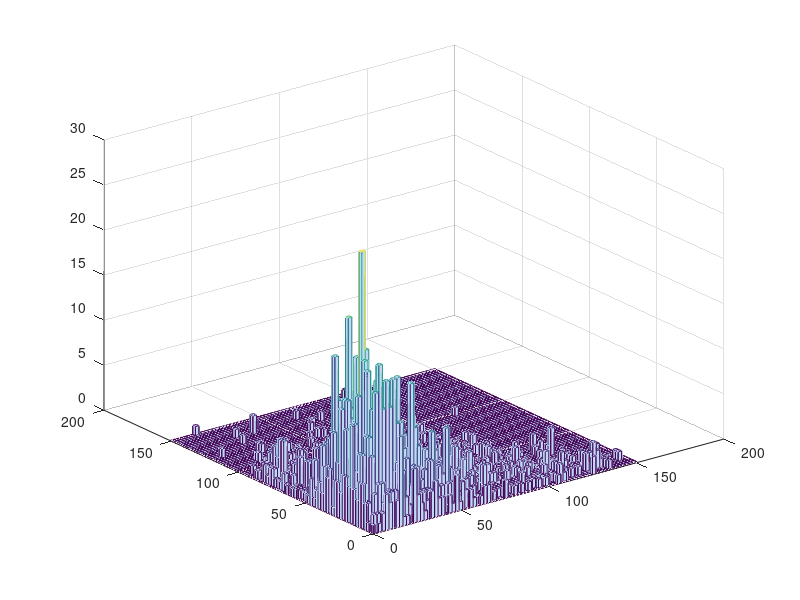

This figure's MATLAB source: (Note: this script raises an error after producing the figure.)
%% test 



% posi = [];
% nega = [];
% null = [];
% animal_list = {'m36n','m2p','m41o','m32q'};
% for ind =2:4% 2:4
%     animal = animal_list{ind};
%     load([animal '_List3']);
%     
%     directory = ['U:\Neural and Behavioural Data' '\marmoset\' animal];
%     %     directory = ['C:\Users\John\Documents\Marmoset\' animal];
%     indxList = find([UnitInfo.Info.Stimuli_Nb] ==12 &... %[UnitInfo.Info.Positive] == Positive &...
%         [UnitInfo.Info.Sync] == 1 &  ...
%         [UnitInfo.Info.Pre_stim_Duration] == 500 &...
%         [UnitInfo.Info.Post_stim_Duration] == 500 & [UnitInfo.Info.Significant_rate] ==1 );
%     % & [UnitInfo.Info.Stimuli_Nb] ==StimType &[UnitInfo.Info.Positive] == Positive &
%     
%     for n =  indxList
%         if UnitInfo.Info(n).pval<=0.05
%             posi = [posi UnitInfo.Info(n).Rho];
% %         elseif UnitInfo.Info(n).Positive == 1
% %             nega = [nega UnitInfo.Info(n).Rho];
%         else
%             null = [null UnitInfo.Info(n).Rho];
%         end
%     end
% end
% 
%     




%% Mutual information population
% load('SyncN_new.mat')
% SyncNH = round([sum(output.rates_stim{3},2) sum(output.rates_stim{4},2) sum(output.rates_stim{5},2)]);
% SyncNH = reshape(SyncNH,[],1)/1000;
% SyncNL = round([sum(output.rates_stim{8},2) sum(output.rates_stim{9},2) sum(output.rates_stim{10},2)]);
% SyncNL = reshape(SyncNL,[],1)/1000;
% SyncN = [SyncNH SyncNL];
% SyncN = reshape(SyncN,[],1);
% 
% load('SyncP_new.mat')
% SyncPH = round([sum(output.rates_stim{3},2) sum(output.rates_stim{4},2) sum(output.rates_stim{5},2)]);
% SyncPH = reshape(SyncPH,[],1)/1000;
% SyncPL = round([sum(output.rates_stim{8},2) sum(output.rates_stim{9},2) sum(output.rates_stim{10},2)]);
% SyncPL = reshape(SyncPL,[],1)/1000;
% SyncP = [SyncPH SyncPL];
% SyncP = reshape(SyncP,[],1);
% rangeP = max(SyncP);
% rangeN = max(SyncN);
% 
% pdN = zeros(1,rangeN+1); %0 to rangeN)
% pdNH = zeros(1,rangeN+1); %0 to rangeN)
% pdNL = zeros(1,rangeN+1); %0 to rangeN)
% for i = 1:rangeN+1
%     pdN(i) = sum(SyncN == i);
%     pdNH(i) = sum(SyncNH ==i);
%     pdNL(i) = sum(SyncNL ==i);
% end
% 
% pdP = zeros(1,rangeP+1); %0 to rangeN)
% pdPH = zeros(1,rangeP+1); 
% pdPL = zeros(1,rangeP+1); 
% for i = 1:rangeP+1
%     pdP(i) = sum(SyncP == i);
%     pdPH(i) = sum(SyncPH == i);
%     pdPL(i) = sum(SyncPL == i);
% end
% pdN = pdN/sum(pdN);
% pdNH = pdNH/sum(pdNH);
% pdNL = pdNL/sum(pdNL);
% 
% pdP = pdP/sum(pdP);
% pdPH = pdPH/sum(pdPH);
% pdPL = pdPL/sum(pdPL);
% 
% pd = pdN.'*pdP;
% pdH = pdNH.'*pdPH;
% pdL = pdNL.'*pdPL;
% sumH = log2((pdH*2)./pd).*pdH;
% sumH(isnan(sumH)) = 0;
% sumL = log2((pdL*2)./pd).*pdL;
% sumL(isnan(sumL)) = 0;
% 
% sumPH = log2(pdPH*2./pdP).*pdPH;
% sumPH(isnan(sumPH)) = 0;
% 
% sumPL = log2(pdPL*2./pdP).*pdPL;
% sumPL(isnan(sumPL)) = 0;
% 
% InfoP = sum(sum(sumPH)) + sum(sum(sumPL));
% Info = sum(sum(sumH))+sum(sum(sumL));
% 
% % % clear all

%% Mutual information neuron by neuron
% 

% % h =  hist(output.isi_total{6});
% test = output.isi_total{2}*10^3;
% for i = length(test):-1:1
%     if test(i) < 10
%         test(i) = [];
%     end
% end
% edges = 0:5:500;
% h = histc(test,edges);
% % histogram(test,edges);
% % figure
% plot(h)
% set(gca,'XScale','log')
% hold on
% 
% [f, xi] = ksdensity(output.VS(1,:));
% plot(xi,f)
% edges = 0:0.1:1;
% histogram(output.VS(:,2),edges)


%%  Studying FR joint distribution for SyncP SyncN and SyncM neurons. 03/19/2018

clear all

% loading and reorganizing data
load('SyncP_new.mat')
NP = size(output.rates_stim{1, 1},1);
DR_trialP = [];
for f = 1:10
    for n = 1:NP
        DR_trialP(n,f) = mean(output.rates_stim{f+1}(n,:));
    end
end

load('SyncN_new.mat')
NN = size(output.rates_stim{1, 1},1);
DR_trialN = [];
for f = 1:10
    for n = 1:NN
        DR_trialN(n,f) = mean(output.rates_stim{f+1}(n,:));
    end
end

DR_trialN(randsample(1:305,5),:) = []; %randomly cutting data size to match SyncP neurons. 

DR_trialN(find(DR_trialN>150)) = 0;
DR_trialP(find(DR_trialP>150)) = 0;
% DR_trialN(find(DR_trialN == 0)) = NaN;
% DR_trialP(find(DR_trialP == 0)) = NaN;

SyncPall = reshape(DR_trialP,[],1);
SyncNall = reshape(DR_trialN,[],1);

X = [SyncNall,SyncPall];
edges = {0:2:ceil(max(max(X))) 0:2:ceil(max(max(X)))};
hist3(X,edges)
[CountData, Xedges,Yedges] = histcounts2(X(:,1),X(:,2),edges{1},edges{2});
% linear interpolarization of Distribution
% Vqall = interp2(interp2(CountData,'cubic'),'cubic');
Vqall = interp2(CountData,'cubic');
Vqall(find(Vqall<0)) = 0;
pdfall = Vqall/sum(sum(Vqall));
figure
mesh(Vqall)



% Do the same thing for all frequencies

Countdatas = {};
Vq = {};
pdfs = {};
for f = 1 :10
    Countdatas{f} = histcounts2(DR_trialN(:,f),DR_trialP(:,f),edges{1},edges{2});
    %     Vq{f} = interp2(interp2(Countdatas{f},'cubic'),'cubic');
    Vq{f} = interp2(Countdatas{f},'cubic');
    Vq{f}(find(Vq{f}<0)) = 0;
    pdfs{f} = Vq{f}/sum(sum(Vq{f}));
end

% Calculating Information content

InfoPN = 0;

for f = 1:10
    for r1 = 1:length(pdfall)
        for r2 = 1:length(pdfall)
            if pdfs{f}(r1,r2) ~= 0 && pdfall(r1,r2) ~=0
                InfoPN = InfoPN + pdfs{f}(r1,r2)*log2(pdfs{f}(r1,r2)/pdfall(r1,r2));
            end
        end
    end
end

InfoPN = InfoPN/10;
log2(10)


load('SyncNM_new.mat')
NNM = size(output.rates_stim{1, 1},1);
DR_trialNM1 = zeros(300,12);
DR_trialNM2 = zeros(300,12);
NM1 = randsample(NNM,600);
NM2 = NM1(301:600);
NM1 = NM1(1:300);

for f = 1:10
    for n = 1:300
        DR_trialNM1(n,f) = mean(output.rates_stim{f+1}(NM1(n),:));
        DR_trialNM2(n,f) = mean(output.rates_stim{f+1}(NM2(n),:));
    end
end


% DR_trialNM1(find(DR_trialNM1 == 0)) = NaN;
% DR_trialNM2(find(DR_trialNM2 == 0)) = NaN;
% DR_trialNM1(find(DR_trialNM1>150)) = 0;
% DR_trialNM2(find(DR_trialNM2>150)) = 0;



SyncNM1all = reshape(DR_trialNM1,[],1);
SyncNM2all = reshape(DR_trialNM2,[],1);

XNM = [SyncNM1all,SyncNM2all];
edges = {0:2:ceil(max(max(XNM))) 0:2:ceil(max(max(XNM)))};
hist3(XNM,edges)
[CountDataNM, Xedges,Yedges] = histcounts2(XNM(:,1),XNM(:,2),edges{1},edges{2});

% linear interpolarization of Distribution
% Vqall = interp2(interp2(CountData,'cubic'),'cubic');
VqallNM = interp2(CountDataNM,'cubic');
VqallNM(find(VqallNM<0)) = 0;
pdfallNM = VqallNM/sum(sum(VqallNM));
figure
mesh(VqallNM)


% Do the same thing for all frequencies

CountdatasNM = {};
VqNM = {};
pdfsNM = {};
for f = 1 :10
    CountdatasNM{f} = histcounts2(DR_trialNM1(:,f),DR_trialNM2(:,f),edges{1},edges{2});
    %     Vq{f} = interp2(interp2(Countdatas{f},'cubic'),'cubic');
    VqNM{f} = interp2(Countdatas{f},'cubic');
    VqNM{f}(find(VqNM{f}<0)) = 0;
    pdfsNM{f} = VqNM{f}/sum(sum(VqNM{f}));
end

% Calculating Information content

InfoNM = 0;

for f = 1:10
    for r1 = 1:length(pdfallNM)
        for r2 = 1:length(pdfallNM)
            if pdfsNM{f}(r1,r2) ~= 0 && pdfallNM(r1,r2) ~=0
                InfoNM = InfoNM + pdfsNM{f}(r1,r2)*log2(pdfsNM{f}(r1,r2)/pdfallNM(r1,r2));
            end
        end
    end
end

InfoNM = InfoNM/10;


%% Calculating MI 07/11/2017

% Recalculating MI using a more simple method, directly comparable to joint
% MI


clear all
load('SyncP_new.mat')
% NP = size(output.rates_stim{1, 1},1);
NP = 300;
DR_trialP = [];
for f = 1:10
    for n = 1:NP
        DR_trialP(n,f) = mean(output.rates_stim{f+1}(n,:));
    end
end

DR_trialP(find(DR_trialP>100)) = 0;

% 08/11/2017 attempt to linearly extrapolate a pdf.
edgesTotalP = 0:2: ceil(max(max(DR_trialP)));
[NtotalP,edgesTotalP] = histcounts(DR_trialP,edgesTotalP);
% for i = 1:length(NtotalP)
%     if NtotalP(i) == 0
%         NtotalP(i) = NaN;
%     end
% end

histogram(DR_trialP,edgesTotalP)

plot(NtotalP)
xq = 0:1: ceil(max(max(DR_trialP)));
% linear interpolation into infinite dataset
vq1 = interp1(edgesTotalP(2:end),NtotalP,xq(2:end),'pchip');
vq1(find(vq1 <0)) = 0;
vq1 = [vq1(2:end) 0];
pdfPall = vq1/sum(vq1);
% vq2 = interp1(xData, yData, xaxis,'spline');
% plot(xaxis,vq1)
% hold on 
% plot(xaxis,vq2)
% vq2 = interp1(edgesTotalP(2:end),NtotalP,xq(2:end),'pchip');
% plot(vq2)


%Gaussian kernel based estimation. 
edgesTotalPgauss = 0:2: ceil(max(max(DR_trialP)));
[NtotalPgauss,edgesTotalPgauss] = histcounts(DR_trialP,edgesTotalPgauss);
xs = edgesTotalPgauss(1:end-1)+0.5;
h = 1;

% [vqKS,xi,bw] =
% ksdensity(NtotalPgauss,xs,'Bandwidth',1,'BoundaryCorrection','reflection');
% Offcial kernel density estimation, but I don't know how to use it yet.

for i = 1:length(xs)
    ys(i) = gaussian_kern_reg2(xs(i),xs,NtotalPgauss,h);
end
vqgauss = ys/sum(ys);

%Compare
% figure
% plot(xs,vqgauss)
% hold on
% plot(pdfPall)
% % plot(xs,vqKS)


pdfPall = vqgauss;

InfoP = 0;
figure
for f= 1:10
    %linear interpolation
    %     [NcountP,edgesTotalP] = histcounts(DR_trialP(:,f),edgesTotalP);
    % %     NcountP(find(NcountP==0)) = NaN;
    %     vq2N = interp1(edgesTotalP(2:end),NcountP,xq(2:end),'pchip');
    
    % gaussian kernel
    [NcountPgauss,edgesTotalPgauss] = histcounts(DR_trialP(:,f),edgesTotalPgauss);
    for i = 1:length(xs)
        vq2N(i) = gaussian_kern_reg(xs(i),xs,NcountPgauss,h);
    end
    
    %below is common 
    vq2N(find(vq2N <0)) = 0;
    vq2N= [vq2N(2:end) 0];
    pdfP(f,:) = vq2N/sum(vq2N);
    plot(pdfP(f,:))
    hold on
    for r = 1:length(pdfPall)
        if pdfP(f,r) ~=0 && pdfPall(r) ~=0
            InfoP = InfoP + pdfP(f,r)*log2(pdfP(f,r)/pdfPall(r));
        end
    end
end
InfoP = InfoP/12;








% 
% clear all
% load('SyncP_new.mat')
% NP = size(output.rates_stim{1, 1},1);
% DR_trialP = [];
% for f = 1:12
%     for n = 1:NP
%         DR_trialP(n,f) = mean(output.rates_stim{f}(n,:));
%     end
% end
% 
% DR_trialP(find(DR_trialP>100)) = 0;
% 
% % 08/11/2017 attempt to linearly extrapolate a pdf.
% edgesTotalP = 0:1: ceil(max(max(DR_trialP)));
% [NtotalP,edgesTotalP] = histcounts(DR_trialP,edgesTotalP);
% for i = 1:length(NtotalP)
%     if NtotalP(i) == 0
%         NtotalP(i) = NaN;
%     end
% end
% xaxisP = edgesTotalP(1:end-1);
% % plot(xaxis,Ntotal)
% % linear interpolation into infinite dataset
% [xDataP, yDataP] = prepareCurveData( xaxisP, NtotalP );
% vq1 = interp1(xDataP, yDataP, xaxisP);
% pdfPall = vq1/sum(vq1);
% % vq2 = interp1(xData, yData, xaxis,'spline');
% % plot(xaxis,vq1)
% % hold on 
% % plot(xaxis,vq2)
% 
% 
% InfoP = 0;
% for f= 1:12
%     [NcountP,edgesTotalP] = histcounts(DR_trialP(:,f),edgesTotalP);
%     [xDataP, yDataP] = prepareCurveData( xaxisP, NcountP );
%     vq2N = interp1(xDataP, yDataP, xaxisP);
%     pdfP(f,:) = vq2N/sum(vq2N);
%     for r = 1:length(pdfPall)
%         if pdfP(f,r) ~=0 %  pdfPall(r) > 0.001 &&
%         InfoP = InfoP + pdfP(f,r)*log2(pdfP(f,r)/pdfPall(r));
%         end
%     end
% end
% InfoP = InfoP/12;
% 
% 
% load('SyncN_new.mat')
% 
% %for NM neurons, randomly select 22neurons
% 
% 
% 
% N = size(output.rates_stim{1, 1},1);
% DR_trialN = [];
% Nall = 300;
% InfosN = [];
% for iii = 1:100
%     pdfN = [];
%     Indice = randsample([1:N],Nall);
%     
%     for f = 1:12
%         for n = 1:Nall
%             DR_trialN(n,f) = mean(output.rates_stim{f}(Indice(n),:));
%         end
%     end
%     
%     % 08/11/2017 attempt to linearly extrapolate a pdf.
%     edgesTotalN = 0:1: ceil(max(max(DR_trialN)));
%     [NtotalN,edgesTotalN] = histcounts(DR_trialN,edgesTotalN);
%     for i = 1:length(NtotalN)
%         if NtotalN(i) == 0
%             NtotalN(i) = NaN;
%         end
%     end
%     xaxisN = edgesTotalN(1:end-1);
%     % plot(xaxis,Ntotal)
%     % linear interpolation into infinite dataset
%     [xDataN, yDataN] = prepareCurveData( xaxisN, NtotalN );
%     vq1 = interp1(xDataN, yDataN, xaxisN);
%     pdfNall = vq1/sum(vq1);
%     % vq2 = interp1(xData, yData, xaxis,'spline');
%     % plot(xaxis,vq1)
%     % hold on
%     % plot(xaxis,vq2)
%     
%     
%     InfoN = 0;
%     for f= 1:12
%         [NcountN,edgesTotalN] = histcounts(DR_trialN(:,f),edgesTotalN);
%         [xDataN, yDataN] = prepareCurveData( xaxisN, NcountN );
%         vq2N = interp1(xDataN, yDataN, xaxisN);
%         pdfN(f,:) = vq2N/sum(vq2N);
%         for r = 1:length(pdfNall)
%             if  pdfN(f,r) ~=0  % pdfNall(r) > 0.001 &&
%                 InfoN = InfoN + pdfN(f,r)*log2(pdfN(f,r)/pdfNall(r));
%             end
%         end
%     end
%     InfoN = InfoN/12;
%     
% %     InfoPandN = 0;
% %     for f = 1:12
% %         %     [NcountN,edgesTotalN] = histcounts(DR_trialN(:,f),edgesTotalN);
% %         %     [xDataN, yDataN] = prepareCurveData( xaxisN, NcountN );
% %         %     vq2N = interp1(xDataN, yDataN, xaxisN);
% %         %     pdfN(f,:) = vq2N/sum(vq2N);
% %         %     [NcountP,edgesTotalP] = histcounts(DR_trialP(:,f),edgesTotalP);
% %         %     [xDataP, yDataP] = prepareCurveData( xaxisP, NcountP );
% %         %     vq2P = interp1(xDataP, yDataP, xaxisP);
% %         %     pdfP(f,:) = vq2P/sum(vq2P);
% %         for r1 = 1:length(pdfPall)
% %             for r2 = 1:length(pdfNall)
% %                 if   pdfP(f,r1)*pdfN(f,r2) ~=0 %pdfPall(r1)*pdfNall(r2) > 0.001 &&
% %                     InfoPandN = InfoPandN + ...
% %                         pdfP(f,r1)*pdfN(f,r2)*log2( pdfP(f,r1)*pdfN(f,r2)...
% %                         /(pdfPall(r1)*pdfNall(r2)));
% %                 end
% %             end
% %         end
% %     end
% %     
% %     InfoPandN = InfoPandN/12;
%     InfosN = [InfosN InfoN];
% end
% % 08/11/2017 attempt to calculate pdf by histograms
% % % test = mean(DR_trial,1);
% % % edges = 0:1: floor(max(max(DR_trial)));
% % Nbins = 219;
% % % Ntotal = histogram(DR_trial,edges);
% % [Ntotal,edgesTotal] = histcounts(DR_trial,Nbins);
% % 
% % pdfPall =  Ntotal/sum(Ntotal);
% % InfoP = 0;
% % for f= 1:12
% %     [Ncount,edges] = histcounts(DR_trial(:,f),Nbins);
% %     pdfP(f,:) = Ncount/sum(Ncount);
% %     for r = 1:length(pdfPall)
% %         if pdfPall(r) > 0.001 && pdfP(f,r) ~=0 
% %         InfoP = InfoP + pdfP(f,r)*log2(pdfP(f,r)/pdfPall(r));
% %         end
% %     end
% % end
% % % Ntotal = histogram(DR_trial,edges);
% % 

%% Analyzing ind ISI 19/03/2018

clear all

load('SyncP_new.mat')
ISI_ind = {};
for n = 1:25
    for f = 1:12
        ISI_ind{n,f} = horzcat(output.isi_rep{n}{f,:})*1e3;
    end
    
end
C = {};

% edges = [[0:1:9] [10:5:90] [100:50:1000]];
edges = [0:5:500];
for n = 1:25
    figure
    for f = 2:2:12
        [C{n,f}, edges] = histcounts(ISI_ind{n,f},edges);
        plot(edges(2:end),C{n,f})
        set(gca,'XScale','log')
        hold on
    end
    legend('125ms', '62.5ms', '41.6ms','31.25ms', '25ms', '20ms');
    hold off
end

%conclusion, ISI analysis really doesnt give much



    
%% Caculate MI with ISI and with VS
clear all

load('SyncN_new.mat')

N = size(output.VS,1);
Nall = 25;
InfosVS = [];
for iii = 1:100
Indice = randsample([1:N],Nall);
SampleVS = [];

    pdfVS = [];
    
    for f = 1:12
        for n = 1:Nall
            SampleVS(n,f) = output.VS(Indice(n),f);
        end
    end
    
    
    edgesTotalN = [0 0.2:0.1:1];
    xaxis =  edgesTotalN(1:end-1); %+0.05;
    [NtotalN,edgesTotalN] = histcounts(SampleVS,edgesTotalN);
    pdfVSall = NtotalN/sum(NtotalN);
%     plot(xaxis,pdfVSall);
%     pause
    InfoVS = 0;
    for f= 1:12
        [NcountN,edgesTotalN] = histcounts(SampleVS(:,f),edgesTotalN);
        pdfVS(f,:) = NcountN/sum(NcountN);
        for r = 1:length(pdfVSall)
            if  pdfVS(f,r) ~=0  % pdfNall(r) > 0.001 &&
                InfoVS = InfoVS + pdfVS(f,r)*log2(pdfVS(f,r)/pdfVSall(r));
            end
        end
    end
    
    InfoVS = InfoVS/12;
    InfosVS = [InfosVS InfoVS];
end


% ISI
% 
% clear all
% load('SyncP_new.mat')
% InfosISI = [];
% % for iii = 1:100
%     ISItotal = [];
%     for f = 1:12
%         ISItotal = [ISItotal output.isi_total{f}];
%     end
%     edgesISI = 0:1e-3:max(ISItotal);
%     [ISItotalhist edgesISI] = histcounts(ISItotal,edgesISI);
%     pdfISItotal = ISItotalhist/sum(ISItotalhist);
%     
%     InfoISI = 0;
%     pdfISI = [];
%     for f = 1:12
%         [ISIcount, edgesISI] = histcounts(output.isi_total{f},edgesISI);
%         pdfISI(f,:) = ISIcount/sum(ISIcount);
%         for r = 1:length(pdfISItotal)
%             if  pdfISI(f,r) ~=0  % pdfNall(r) > 0.001 &&
%                 InfoISI = InfoISI + pdfISI(f,r)*log2(pdfISI(f,r)/pdfISItotal(r));
%             end
%         end
%     end
%     
%     
%     InfoISI = InfoISI/12;
%     InfosISI = [InfosISI InfoISI]
% % end
% xaxis = edgesISI(1:end-1);
% % plot(xaxis, ISItotalhist);


%ISI ind neurons : 15/11/2017

clear all
load('SyncN_new.mat')
N = size(output.isi_rep,2);
Nall = 25;

InfosISI = [];
for iii =1:100
    Indice = randsample([1:N],Nall);
    SampleISI = [];
    ISIperStim = [];
    ISItotal = [];
    for f = 1:12
        ISIperStim{f} = [];
        for n = 1:Nall
            SampleISI{n,f} = [];
            for reps = 1:size(output.isi_rep{Indice(n)},2)
                SampleISI{n,f} = [SampleISI{n,f} output.isi_rep{Indice(n)}{f,reps}];
            end
            ISIperStim{f} = [ISIperStim{f} SampleISI{n,f}];
        end
        ISItotal = [ISItotal ISIperStim{f}];
    end
    edgesISI = 0:1e-3:max(ISItotal);
    [ISItotalhist edgesISI] = histcounts(ISItotal,edgesISI);
    
    pdfISItotal = ISItotalhist/sum(ISItotalhist);
    
    InfoISI = 0;
    pdfISI = [];
    for f = 1:12
        [ISIcount, edgesISI] = histcounts(ISIperStim{f},edgesISI);
        pdfISI(f,:) = ISIcount/sum(ISIcount);
        for r = 1:length(pdfISItotal)
            if  pdfISI(f,r) ~=0  % pdfNall(r) > 0.001 &&
                InfoISI = InfoISI + pdfISI(f,r)*log2(pdfISI(f,r)/pdfISItotal(r));
            end
        end
    end
    
    InfoISI = InfoISI/12;
    InfosISI = [InfosISI InfoISI];
end

%% plot MI

clear all
load('DataInfoStat.mat')
Infos = [ones(1,100)*InfoP;InfosN;InfosNM;InfosVSP;InfosVSN;InfosVSNM;InfosISIP;InfosISIN;InfosISINM];
Infomean = mean(Infos,2);
stdmean = [];
for i = 1:9
    stdmean(i) = deviation(Infos(i,:));
end
errorbar(Infomean,stdmean,'+','CapSize',30)
deviation(ones(1,10))
axis([0,10,0,1.2])

%%
% figure
% for f= 1:12
%     histogram(DR_trial(:,f),edges)
%     hold on
%     pause
% end
nn = max(output.spikecount_neuron{1});

VSlow = [output.VS{1}]
for i = 1:nn
    for f = 1:12
        SyncN{i}(:,f) =  output.spikecount{f}(find(output.spikecount_neuron{f}==i));
    end
    rangeN = max(max(SyncN{i}));
    pdNH{i} = zeros(1,(rangeN-mod(rangeN,10))/10 + 1);
    pdNM{i} = zeros(1,(rangeN-mod(rangeN,10))/10 + 1);
    pdNL{i} = zeros(1,(rangeN-mod(rangeN,10))/10 + 1);
    
    for j = 1:(rangeN-mod(rangeN,10))/10 + 1 
        pdNL{i}(j) = sum(sum(SyncN{i}(:,1:4)< j*10 & SyncN{i}(:,1:4)>= (j-1)*10));
        pdNM{i}(j) = sum(sum(SyncN{i}(:,5:8)< j*10 & SyncN{i}(:,5:8)>= (j-1)*10));
        pdNH{i}(j) = sum(sum(SyncN{i}(:,9:12)< j*10 & SyncN{i}(:,9:12)>= (j-1)*10));
        pdN{i}(j) = sum(sum(SyncN{i}< j*10 & SyncN{i}>= (j-1)*10));
    end
    pdNL{i} = pdNL{i}/sum(pdNL{i});
    pdNM{i} = pdNM{i}/sum(pdNM{i});
    pdNH{i} = pdNH{i}/sum(pdNH{i});
    pdN{i} = pdN{i}/sum(pdN{i});
    sumL = log2((pdNL{i}*2)./pdN{i}).*pdNL{i};
    sumL(isnan(sumL)) = 0;
    sumL(isinf(sumL)) = 0;
    sumM = log2((pdNL{i}*2)./pdN{i}).*pdNM{i};
    sumM(isnan(sumM)) = 0;
    sumM(isinf(sumM)) = 0;
    sumH = log2((pdNL{i}*2)./pdN{i}).*pdNH{i};
    sumH(isnan(sumH)) = 0;
    sumH(isinf(sumH)) = 0;
    InfoN(i) = sum(sumH)+sum(sumM)+sum(sumL);
end



load('SyncP_new.mat')
nn = max(output.spikecount_neuron{1});
for i = 1:nn
    for f = 1:12
        SyncP{i}(:,f) =  output.spikecount{f}(find(output.spikecount_neuron{f}==i));
    end
    rangeP = max(max(SyncP{i}));
    pdPH{i} = zeros(1,(rangeP-mod(rangeP,10))/10 + 1);
    pdPM{i} = zeros(1,(rangeP-mod(rangeP,10))/10 + 1);
    pdPL{i} = zeros(1,(rangeP-mod(rangeP,10))/10 + 1);
    
    for j = 1:(rangeP-mod(rangeP,10))/10 + 1
        pdPL{i}(j) = sum(sum(SyncP{i}(:,1:4)< j*10 & SyncP{i}(:,1:4)>= (j-1)*10));
        pdPM{i}(j) = sum(sum(SyncP{i}(:,5:8)< j*10 & SyncP{i}(:,5:8)>= (j-1)*10));
        pdPH{i}(j) = sum(sum(SyncP{i}(:,9:12)< j*10 & SyncP{i}(:,9:12)>= (j-1)*10));
        pdP{i}(j) = sum(sum(SyncP{i}< j*10 & SyncP{i}>= (j-1)*10));
    end
    pdPL{i} = pdPL{i}/sum(pdPL{i});
    pdPM{i} = pdPM{i}/sum(pdPM{i});
    pdPH{i} = pdPH{i}/sum(pdPH{i});
    pdP{i} = pdP{i}/sum(pdP{i});
    
    sumL = log2((pdPL{i}*2)./pdP{i}).*pdPL{i};
    sumL(isnan(sumL)) = 0;
    sumL(isinf(sumL)) = 0;
    sumM = log2((pdPM{i}*2)./pdP{i}).*pdPM{i};
    sumM(isnan(sumM)) = 0;
    sumM(isinf(sumM)) = 0;
    sumH = log2((pdPH{i}*2)./pdP{i}).*pdPH{i};
    sumH(isnan(sumH)) = 0;
    sumH(isinf(sumH)) = 0;
    InfoP(i) = sum(sumH)+sum(sumM)+sum(sumL);
end




load('SyncNM_new.mat')
nn = max(output.spikecount_neuron{1});
for i = 1:nn
    for f = 1:12
        SyncNM{i}(:,f) =  output.spikecount{f}(find(output.spikecount_neuron{f}==i));
    end
    rangeNM = max(max(SyncNM{i}));
    pdNMH{i} = zeros(1,(rangeNM-mod(rangeNM,10))/10 + 1);
    pdNMM{i} = zeros(1,(rangeNM-mod(rangeNM,10))/10 + 1);
    pdNML{i} = zeros(1,(rangeNM-mod(rangeNM,10))/10 + 1);
    
    for j = 1:(rangeNM-mod(rangeNM,10))/10 + 1
        pdNML{i}(j) = sum(sum(SyncNM{i}(:,1:4)< j*10 & SyncNM{i}(:,1:4)>= (j-1)*10));
        pdNMM{i}(j) = sum(sum(SyncNM{i}(:,5:8)< j*10 & SyncNM{i}(:,5:8)>= (j-1)*10));
        pdNMH{i}(j) = sum(sum(SyncNM{i}(:,9:12)< j*10 & SyncNM{i}(:,9:12)>= (j-1)*10));
        pdN_M{i}(j) = sum(sum(SyncNM{i}< j*10 & SyncNM{i}>= (j-1)*10));
    end
    pdNML{i} = pdNML{i}/sum(pdNML{i});
    pdNMM{i} = pdNMM{i}/sum(pdNMM{i});
    pdNMH{i} = pdNMH{i}/sum(pdNMH{i});
    pdN_M{i} = pdN_M{i}/sum(pdN_M{i});
    sumL = log2((pdNML{i}*2)./pdN_M{i}).*pdNML{i};
    sumL(isnan(sumL)) = 0;
    sumL(isinf(sumL)) = 0;
    sumM = log2((pdNMM{i}*2)./pdN_M{i}).*pdNMM{i};
    sumM(isnan(sumM)) = 0;
    sumM(isinf(sumM)) = 0;
    sumH = log2((pdNMH{i}*2)./pdN_M{i}).*pdNMH{i};
    sumH(isnan(sumH)) = 0;
    sumH(isinf(sumH)) = 0;
    InfoNM(i) = sum(sumH)+sum(sumM)+sum(sumL);
end


% NbNeurons = size(output.spikes_per_click{1, 11}.brut,1);  

%% Vector Strength Histogram 

load('SyncN_new.mat')

% load('SyncP_new.mat')


edges = 0:0.2:1;
h1 = histc(output.VS(:,2),edges); 
h2 = histc(output.VS(:,6),edges);
h3 = histc(output.VS(:,10),edges);

figure
plot(edges,h1)
hold on
plot(edges,h2)
plot(edges,h3)



%% 07/03/2018 
clear all
load('SyncP_new.mat')
ICI_list= [125 83.3333 62.5 50 41.6667 35.7143 31.25 27.7778 25 22.7273 20.8333];
Hz_list = round(1./ICI_list*1e3);

SPC_mean = []; %average spikes per click
SPC_error = [];

for f = 1:length(ICI_list)
    SPC_mean = [SPC_mean mean(output.spikes_per_click{f}.mean)];
    SPC_error = [SPC_error mean(output.spikes_per_click{f}.error)];
end

[RHO,PVAL] = corr(ICI_list.',SPC_mean.','Type','Spearman')


errorbar(Hz_list, SPC_mean, SPC_error,'Linewidth',1.5)
hold on     

%% plot spikes per click for all neurons


% load('SyncN_new.mat')
load('SyncP_new.mat')

% %48Hz adaptation
% xaxis = [];
% brut = [];
% for i = 1:16
%     xaxis = [xaxis output.spikes_per_click{1, 11}.xaxis];
%     brut = [brut output.spikes_per_click{1, 11}.brut2(i,:)];%/output.spikes_per_click{1, 11}.brut(i,1)];
% end
% 
%   
% 
% figure
% j = 1;
% for j = 1:25
%     disp(j)
%         hold on
%         plot(output.spikes_per_click{1, 11}.xaxis(j,:),output.spikes_per_click{1, 11}.brut1(j,:),'linewidth',2.0)
%         pause
% %     if brut(j) ==0;
% %     brut(j) =1;
% %     end
% end


% logbrut = log(brut);


bin = [];
f = 10;
tets = 0;
for j = size(output.spikes_per_click{1, f}.brut1,1) :-1:1
    if output.spikes_per_click{1,f}.brut1(j,1)< 8 || output.spikes_per_click{1,f}.brut1(j,2)<1
        output.spikes_per_click{1,f}.brut1(j,:) = [];
        tets = tets +1;
    end
end

    




bin(1,:) = output.spikes_per_click{1, f}.brut1(:,1);
bin(2,:) = -output.spikes_per_click{1, f}.brut1(:,1)+output.spikes_per_click{1, f}.brut1(:,2);
bin(3,:) = -output.spikes_per_click{1, f}.brut1(:,1)+output.spikes_per_click{1, f}.brut1(:,3);

bin(4,:) = output.spikes_per_click{1, f}.brut1(:,2);
bin(5,:) = -output.spikes_per_click{1, f}.brut1(:,2)+output.spikes_per_click{1, f}.brut1(:,3);

bin(6,:) = -output.spikes_per_click{1, f}.brut1(:,2)+output.spikes_per_click{1, f}.brut1(:,5);
bin(7,:) = output.spikes_per_click{1, f}.brut1(:,5);
bin(8,:) = -output.spikes_per_click{1, f}.brut1(:,5)+output.spikes_per_click{1, f}.brut1(:,8);

for j = 1:size(output.spikes_per_click{1, f}.brut1,1)

    bin(2,j) = bin(2,j)/bin(1,j);
    bin(3,j) = bin(3,j)/bin(1,j);
    bin(5,j) = bin(5,j)/bin(4,j);
    bin(6,j) = bin(6,j)/bin(4,j);
    bin(8,j) = bin(8,j)/bin(7,j);
end



C1 = cov(bin(1,:),bin(2,:));
[U,S,V] = svd(C1);
V = V*sqrt(S)*3;
v1 = V(:,1);
v2 = V(:,2);
coM(1) = mean(bin(1,:));
coM(2) = mean(bin(2,:));

C2 = cov(bin(1,:),bin(3,:));
[U2, S2, V2] = svd(C2);
V2 = V2*sqrt(S2)*3;
v3 = V2(:,1);
v4 = V2(:,1);
coM(3) = mean(bin(3,:));

% C3 = cov(bin(4,:),bin(5,:));
% C4 = corr(bin(4,:).',bin(6,:).');
% C5 = corr(bin(7,:).',bin(8,:).');



figure
subplot(2,2,[1 3])
scatter(bin(1,:),bin(2,:),'filled')
hold on
scatter(bin(4,:),bin(6,:),'filled')
scatter(bin(7,:),bin(8,:),'filled')

xlimit = get(gca,'xlim');


line([0 250], [0 0]);
line([0 250], [1 1]);
line([0 250], [-1 -1]);
axis([0,250,-5,5])

legend1 = sprintf('1st to 2nd pulse. corr = %.2f',corr(bin(1,:).',bin(2,:).'));
legend2 = sprintf('2nd to 5th pulse. corr = %.2f',corr(bin(4,:).',bin(6,:).'));
legend3 = sprintf('5th to 8th pulse. corr = %.2f',corr(bin(7,:).',bin(8,:).'));
legend({legend1, legend2, legend3});
ylabel('factor of increase in activity')
xlabel('firing rate above spont rate')
title('Evolution of firing rate in response to intial activity')
% scatter(bin(1,:),bin(7,:),'filled')
% quiver(coM(1),coM(2),v1(1),v1(2), 'b-')
% quiver(coM(1),coM(2),v2(1),v2(2), 'b-')

% scatter(bin(1,:),bin(3,:),'filled')
% % quiver(coM(1),coM(3),v3(1),v3(2), 'r-')
% % quiver(coM(1),coM(3),v4(1),v4(2), 'r-')
% 
% % hold on 



subplot(2,2,2)
edges = -5:0.20:5;
% [h1,edges] = histcounts(bin(2,:), edges);
histogram(bin(2,:), edges);
hold on 
% [h2,edges] = histcounts(bin(3,:), edges);
histogram(bin(3,:), edges);
legend1 = sprintf('1st to 2nd pulse');%. corr = %.2f',corr(bin1,bin2));
legend2 = sprintf('1st to 3rd pulse');%. corr = %.2f',corr(bin1,bin3));
% legend3 = sprintf('mu = %.3f', mean(h3));
legend({legend1, legend2}) %, legend3});

title('plasticity near onset')

subplot(2,2,4)
edges = -5:0.20:5;
% [h3,edges]= histcounts(bin(6,:), edges);
histogram(bin(6,:), edges);
hold on
% [h4,edges] = histcounts(bin(8,:), edges);
histogram(bin(8,:), edges);
legend1 = sprintf('2nd to 5th pulse');%. corr = %.2f',corr(bin1,bin2));
legend2 = sprintf('5th to 8thpulse');%. corr = %.2f',corr(bin1,bin3));
% legend3 = sprintf('mu = %.3f', mean(h3));
legend({legend1, legend2}) %, legend3});
title('plasticity near middle of stimuli')
xlabel('factor of increase in activity')


%% fitting spike per click data to a curve function 01/23/2018

load('SyncN_new.mat');
Brut = output.spikes_per_click{1, 10}.brut1  ;
xaxis = output.spikes_per_click{1, 10}.xaxis  ;
yaxis = zeros(size(xaxis));
yaxis = yaxis(:,1:end-1);
for n = 1:length(Brut)
    Brut(n,:)= Brut(n,:)/Brut(n,1);
    t=1;
    while t < size(xaxis,2)
        yaxis(n,t) = Brut(n,t+1)-1;
        t = t+1;
    end
end

xaxis = xaxis(:,2:end);
xaxis = xaxis(:);
yaxis = yaxis(:);




%% analysis of individual neurons 
% 
% 
% Analysis.pearson = zeros(NbNeurons,2);
% Analysis.spearman = zeros(NbNeurons,2);


%% Stats
% 
[p,h,stats] = ranksum(bin(6,:),bin(8,:))
% figure
% scatter(bin(2,:),bin(6,:));




%% 01/23/2018 VS comparison between first half and second half. 
load('SyncN_new.mat');
% load('SyncP_new.mat');
[p,h,stats] = ranksum(output.VStime{1, 11}(:,1),output.VStime{1, 11}(:,2))


corr(output.VStime{1, 10}(:,1),output.VStime{1, 10}(:,2))



%% 01/25/2018 Spike latency calculation, see Bendor 2008
% clear all
% load('SyncN_new.mat');
load('SyncP_new.mat');


nn = size(output.mean_neuron_spont{1},1);
time = size(output.mean_neuron_spont{1},2);
for f = 1:12
    spont{f} = zeros(nn,time/2);
    rate{f} = zeros(nn,time/2);
end

for f = 1:12
    for n = 1:nn
        t = 1;
        while t < time/2 + 1
            spont{f}(n,t) = (output.mean_neuron_spont{f}(n,2*t)...
                +(output.mean_neuron_spont{f}(n,2*t-1)))/2 ;
            rate{f}(n,t) = (output.mean_neuron_rates{f}(n,2*t)...
                +(output.mean_neuron_rates{f}(n,2*t-1)))/2 ;
            t = t+1;
        end
        spontstd{f}(n) = std(spont{f}(n,:),1);
    end
end


responsetime = zeros(nn,12);
for n = 1:nn
    for f = 1:12
        t = 1;
        while t < time/2-2
            if rate{f}(n,t) > spontstd{f}(n)*2 ...
                    && rate{f}(n,t+1) > spontstd{f}(n)*2 ...
                    && rate{f}(n,t+2) > spontstd{f}(n)*2
                responsetime(n,f) = t;
                t = time;
            else
                t = t+1;
            end
        end

    end
end


responsetime = responsetime*1e-3;
% responsetime(12,:) = []; %for SyncN neurons, neuron 12 doesnt react to
% stim

edges = 0:5*1e-3:max(responsetime);
figure
for n = 1:nn
    [h{n},edges] = histcounts(responsetime(n,:),edges);
    subplot(15,2,n)
    histogram(responsetime(n,:),edges)
    stdNeuron(n) = std(responsetime(n,:),1);
end
figure

edges = 0:2*1e-3:max(responsetime);
histogram(responsetime,edges)

ICI_list= [250 125 83.3333 62.5 50 41.6667 35.7143 31.25 27.7778 25 22.7273 20.8333]*1e-3;

for n = 1:nn
    for f = 1:12
        firsthalf{n,f} = output.ind_spike_time{n,f}(find(responsetime(n,f) <= output.ind_spike_time{n,f} & output.ind_spike_time{n,f} <= 0.275));
        if ~isempty(firsthalf{n,f})
        firsthalf{n,f} = 2*pi*mod(firsthalf{n,f},ICI_list(f))/ICI_list(f);
        end
        secondhalf{n,f} = output.ind_spike_time{n,f}(find(0.275 < output.ind_spike_time{n,f} & output.ind_spike_time{n,f} < 0.550));
        if ~isempty(secondhalf{n,f})
        secondhalf{n,f} = 2*pi*mod(secondhalf{n,f},ICI_list(f))/ICI_list(f);
        end
    end
end

% perihistogram
% edges = 0:0.001:0.25;
% edges = 0: pi/32: 2*pi;
% for n = 1:nn
%     figure('position',[800 100 800 900])
%     for f = 1:12
%         subplot(12,1,f)
%         
%         histogram(firsthalf{n,f},edges) %Blue
% %         pause
%         hold on
%         histogram(secondhalf{n,f},edges) %Orange
%         axis([0,2*pi,0,20])
%         if f <12
%             set(gca,'XTick',[]);
%         else
%             xticks([0 0.5*pi pi 1.5*pi 2*pi])
%             xticklabels({'0' '0.5\pi' '\pi' '1.5\pi' '2\pi'})
%         end
%         
%     end
% %     pause
% end
% 


figure 
boxplot(responsetime.')


% 29/03/2018    subtracting spike latency to spike time to pool all neurons

spiketime = {};
for f = 1:12
    spiketime{f} = [];
    for n = 1:nn
        spiketime{f} = [spiketime{f} output.ind_spike_time{n,f}-responsetime(n,f)];
    end
end


for f = 1:12
    firsthalf{f} = spiketime{f}(find(responsetime(n,f) <= spiketime{f} & spiketime{f} <= 0.275));
    if ~isempty(firsthalf{f})
        firsthalf{f} = 2*pi*mod(firsthalf{f},ICI_list(f))/ICI_list(f);
    end
    secondhalf{f} = spiketime{f}(find(0.275 < spiketime{f} & spiketime{f} < 0.550));
    if ~isempty(secondhalf{f})
        secondhalf{f} = 2*pi*mod(secondhalf{f},ICI_list(f))/ICI_list(f);
    end
end

edges = 0: pi/32: 2*pi;
% edges = 0:0.002:0.25;

 figure('position',[800 100 800 900])
 for f = 1:12
     subplot(12,1,f)
     
     histogram(firsthalf{f},edges) %Blue
     %         pause
     hold on
     histogram(secondhalf{f},edges) %Orange
     axis([0,2*pi,0,inf])
     if f <12
         set(gca,'XTick',[]);
%      else
         xticks([0 0.5*pi pi 1.5*pi 2*pi])
         xticklabels({'0' '0.5\pi' '\pi' '1.5\pi' '2\pi'})
     end
     
 end


%% Model data analysis and prediction 01/02/2018
clear all
load('SyncPModel_3.mat')
% load('SyncNModel_3.mat')



ICI_list= [125 83.3333 62.5 50 41.6667 35.7143 31.25 27.7778 25 22.7273 20.8333]*1e-3;
for f = 1:12
firsthalf{f} = [];
secondhalf{f} = [];
end
for trial = 1:12
    if abs(UnitInfo.Info(trial).Rho) > 0.8 && UnitInfo.Info(trial).Pval <0.05
        output = UnitInfo.Info(trial).Output;
        for f = 1:11
            firsthalf{f} = [firsthalf{f} output.spiketime{f}(find(0.05 <= output.spiketime{f} & output.spiketime{f} <= 0.275))];           
            secondhalf{f} = [secondhalf{f} output.spiketime{f}(find(0.275 < output.spiketime{f} & output.spiketime{f} < 0.550))];
        end
        
    end
end

for f = 1:11
    if ~isempty(firsthalf{f})
        firsthalf{f} = 2*pi*mod(firsthalf{f},ICI_list(f))/ICI_list(f);
    end
    if ~isempty(secondhalf{f})
        secondhalf{f} = 2*pi*mod(secondhalf{f},ICI_list(f))/ICI_list(f);
    end
end

edges = 0: pi/64: 2*pi;
n = 1;
figure('position',[800 100 800 900])
for f = 1:11
    subplot(12,1,f)
    
    histogram(firsthalf{n,f},edges) %Blue
    %         pause
    hold on
    histogram(secondhalf{n,f},edges) %Orange
%     axis([0,2*pi,0,40])
    if f <12
        set(gca,'XTick',[]);
    else
        xticks([0 0.5*pi pi 1.5*pi 2*pi])
        xticklabels({'0' '0.5\pi' '\pi' '1.5\pi' '2\pi'})
    end
    
end

medians = zeros(2,11);
deviation = zeros(2,11);
for f = 1:11
    [p,h,stats] = ranksum(firsthalf{f},secondhalf{f});
    if h ==1
    medians(1,f) = median(firsthalf{f});
    medians(2,f) = median(secondhalf{f});
    deviation(1,f) = std(firsthalf{f});
    deviation(2,f) = std(secondhalf{f});
    end
end





%% New model data including facilitation. 

load('dataaaaa2.mat')

% UnitInfo.List : {f_dE, f_fI, tau_pE, tau_pI, E, I}
% E and I stays constant.

X1 = zeros(length(unique(UnitInfo.List(:,1))),length(unique(UnitInfo.List(:,2)))); % Matrix of Rho depending on adaptation values
X3 = X1;
for n = 1:length(UnitInfo.List)
    if UnitInfo.Info(n).Pval < 0.05
        
        X1(floor(UnitInfo.List(n,1)*10),floor(UnitInfo.List(n,2)*10)) = X1(floor(UnitInfo.List(n,1)*10),floor(UnitInfo.List(n,2)*10)) + UnitInfo.Info(n).Rho;
    end
    X3(floor(UnitInfo.List(n,1)*10),floor(UnitInfo.List(n,2)*10)) = X3(floor(UnitInfo.List(n,1)*10),floor(UnitInfo.List(n,2)*10)) + UnitInfo.Info(n).Output.mean_discharge_rate.mean(11);
end

X1 = X1/(8*8);
X3 = X3/64;

figure
imagesc(X1)
xticks([1:9])
xticklabels({'0.1','0.2','0.3','0.4','0.5','0.6','0.7','0.8','0.9'})
xlabel('f_DI')
yticks([1:3])
yticklabels({'0.1','0.2','0.3'})
ylabel('f_DE')
figure
imagesc(X3)
xticks([1:9])
xticklabels({'0.1','0.2','0.3','0.4','0.5','0.6','0.7','0.8','0.9'})
xlabel('f_DI')
yticks([1:3])
yticklabels({'0.1','0.2','0.3'})
ylabel('f_DE')

X2 = {};
figure
i = 1;
f_dE = 0.3;
tau_pE = unique(UnitInfo.List(:,3));
tau_pI = unique(UnitInfo.List(:,4));
for f_dI = 0.1:0.1:0.9
    subplot(2,5,i)
    X2{i} = zeros(8,8);
    
    x = find(UnitInfo.List(:,1)==f_dE & UnitInfo.List(:,2)==f_dI);
    for n = 1:length(x)
        if UnitInfo.Info(x(n)).Pval < 0.05
        X2{i}(find(tau_pE == UnitInfo.List(x(n),3)),tau_pI == UnitInfo.List(x(n),4)) =  X2{i}(find(tau_pE == UnitInfo.List(x(n),3)),tau_pI == UnitInfo.List(x(n),4))+ UnitInfo.Info(x(n)).Rho;
        end
    end
    imagesc(X2{i})
    colorbar
    caxis([-1 1])
    i = i+1;
end

 figure
subplot(1,3,2)
f_dE = 0.2;
f_dI = 0.9;
X2{1} = zeros(8,8);

x = find(round(UnitInfo.List(:,1)*10)==f_dE*10 & round(UnitInfo.List(:,2)*10)==f_dI*10);
for n = 1:length(x)
    if UnitInfo.Info(x(n)).Pval < 0.05
        
        X2{1}(find(tau_pE == UnitInfo.List(x(n),3)),tau_pI == UnitInfo.List(x(n),4)) =  X2{1}(find(tau_pE == UnitInfo.List(x(n),3)),tau_pI == UnitInfo.List(x(n),4))+ UnitInfo.Info(x(n)).Rho;
    end
end
imagesc(X2{1})
colorbar
caxis([-1 1])




%% spikes per click in model neurons. 

load('SyncPfMdl.mat')
ICI_list = [125 83.3333 62.5 50 41.6667 35.7143 31.25 27.7778 25 22.7273 20.8333];
Hz_list = [];
for i = 1:length(ICI_list)
    Hz_list = [Hz_list round(1000/ICI_list(i))];
end

figure
cmap = colormap(jet(length(ICI_list)+1));

for n =1:2:length(ICI_list)
    SEM = UnitInfo.Info.Output.spikes_per_click{n}.std/sqrt(20*600);
    ts = tinv([0.025  0.975],20*(600)-1);   
    error = ts(2)*SEM;
    errorbar(UnitInfo.Info.Output.spikes_per_click{n}.xaxis,UnitInfo.Info.Output.spikes_per_click{n}.mean,...
        error, 'linewidth', 1.7,'color',cmap(n+1,:),'DisplayName', ...
        [num2str(Hz_list(n)) 'Hz'])
    hold on
    %         norm_mean = [norm_mean UnitInfo.Info(p).Output.mean_discharge_rate.mean(n)/Hz_list(n)];
end
axis([500,1000,0,90]);
legend('show')





















